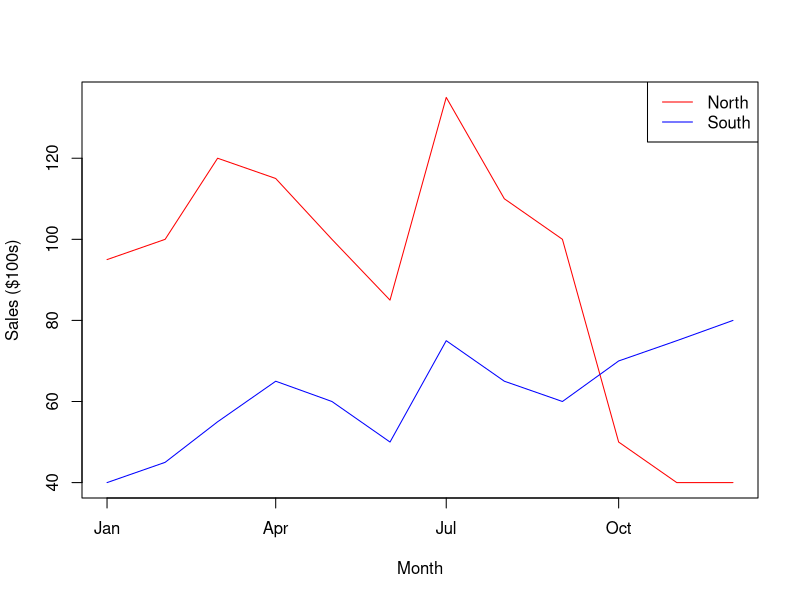

Recreate this plot in R.
regional_df <- read.csv("KirklandRegional.csv")
north <- regional_df$North
south <- regional_df$South
month <- paste0(regional_df$Month, "-01-2019")
month <- as.Date(month, "%b-%d-%Y")
plot(month, north,
     type = "l",
     col = "red",
     xlab = "Month",
     ylab = "Sales ($100s)")
lines(month, south, col = "blue")
legend("topright",
        legend=c("North", "South"),
        lty = "solid",
        col = c("red", "blue"))
